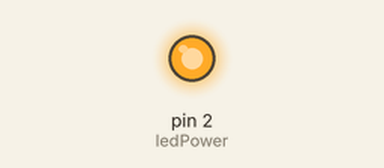
Bench run of a sketch on a simulated Arduino Uno, built with avr-gcc and run on an emulated ATmega328P. On the bench: output pins drawn as LEDs (lit = HIGH). What the sketch prints to the serial monitor is not drawn.

Above: at 0.1 s.
Timing chart, 0 to 1.6 s (numbered marks = the images above):
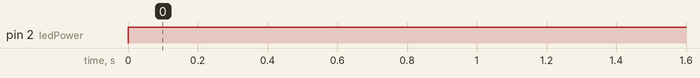

The sketch:

GP2Y104AU0F.ino
```cpp
int dustPin = 0;
float dustVal = 0;

int ledPower = 2;
int delayTime = 280;
int delayTime2 = 40;
float offTime = 9680;

void setup() {
  Serial.begin(9600);
  pinMode(ledPower, OUTPUT);
  pinMode(dustPin, INPUT);
}

void loop() {
  digitalWrite(ledPower, LOW);
  delayMicroseconds(delayTime);
  dustVal = analogRead(dustPin);
  delayMicroseconds(delayTime2);
  digitalWrite(ledPower, HIGH);
  delayMicroseconds(offTime);

  float dustDensity = (dustVal / 1024 - 0.0356) * 120000 * 0.035;

  String quality = "Air Quality: ";

  if (dustDensity > 3000) {
    quality += "Very Bad";
  } else if (dustDensity > 1050) {
    quality += "Bad";
  } else if (dustDensity > 300) {
    quality += "Normal";
  } else if (dustDensity > 150) {
    quality += "Good";
  } else if (dustDensity >= 0) {
    quality += "Very Good";
  } else {
    quality += "Measurement Error";
  }

  if (dustVal > 36.455) {
    Serial.print("Dust Density: ");
    Serial.print(dustDensity);
    Serial.print(" - ");
    Serial.println(quality);
  }

  delay(900000);
}
```

Measured:
- by itself, pin 2 (ledPower): LOW → HIGH at 0.00 s
